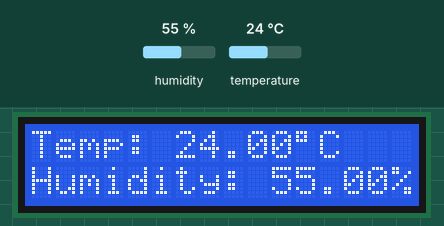
This sketch was run on a simulated Arduino Uno, built with avr-gcc and run on an emulated ATmega328P. Shown: 16×2 character LCD. The inputs (shaded band) are chosen by the test bench; at power-on: humidity 55 %, temperature 24 °C.

Above: at 1.2 s.
1.3 s: humidity set to 22 %
At 2.7 s:
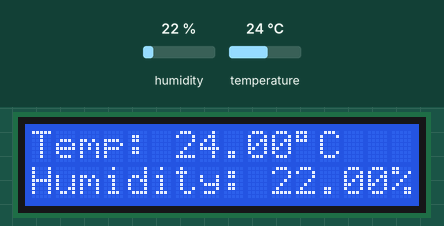
4.0 s: temperature set to 12 °C
At 5.4 s:
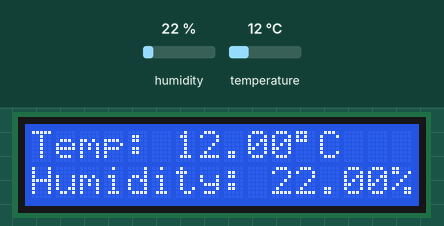
6.7 s: humidity set to 40 %
At 8.5 s:
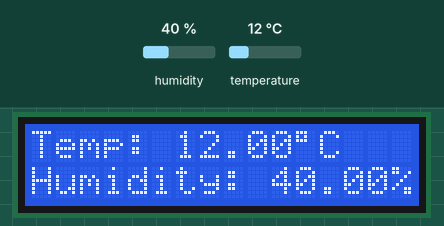
9.7 s: temperature set to 19 °C
At 11.2 s:
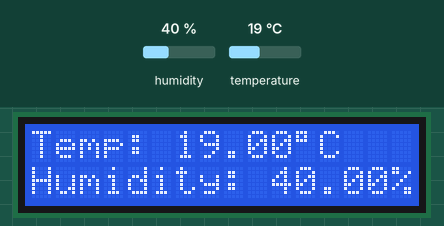
Timing chart, 0 to 12.7 s (numbered marks = the images above; inputs shaded):
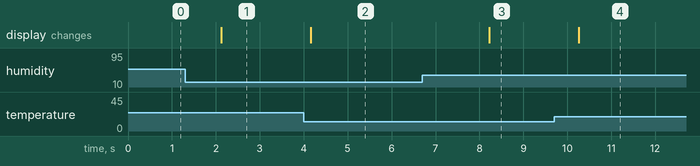

The sketch:

DHT11_LCD.ino
```cpp
/* DHT 11 sensor on the LCD: This program shows how we can put dht 11 sensor's value on the LCD
 *  We need a LCD, and the DHT11 sensor.


*/


#include <DHT.h>  //Include the DHT11 sensor library
#define DHTPIN 7 //Attribute a pin for the sensor
#define DHTTYPE DHT11     //Since there are two different sensors, the DHT22 and DHT11, we define the one we need to have the proper settings.
DHT dht(DHTPIN, DHTTYPE); // Attribute a name for DHT and attribute his pin and type.

#include <LiquidCrystal.h>//Include the LCD library
LiquidCrystal lcd(12, 11, 5, 4, 3, 2);


float Temp = 0; // Set a float for temperature
float Hum = 0;  // Set a float for humidity


void setup(){
  lcd.begin(16, 2);
}

void loop(){

Temp = dht. readTemperature(); //Store the dht temperature into Temp
Hum =  dht. readHumidity();    //Store the dht humidity into Hum


  lcd.setCursor(0,0);     //Go to the top line of the lcd
  lcd.print("Temp: ");    //Print the variable
  lcd.print(Temp);        //Print the temperature
  lcd.print((char)223);
  lcd.print("C");         //Print the variable
  lcd.setCursor(0,1);     //Go to the bottom line of the lcd
  lcd.print("Humidity: ");//Print the variable
  lcd.print(Hum);         //Print the humidity
  lcd.print("%");         //Print the variable
  delay(1000);            //Delay of 1 second
}
```

Measured:
- after the input at 1.3 s, the display: changes after 0.82 s (image 1)
- after the input at 4.0 s, the display: changes after 0.16 s (image 2)
- after the input at 6.7 s, the display: changes after 1.5 s (image 3)
- after the input at 9.7 s, the display: changes after 0.55 s (image 4)
